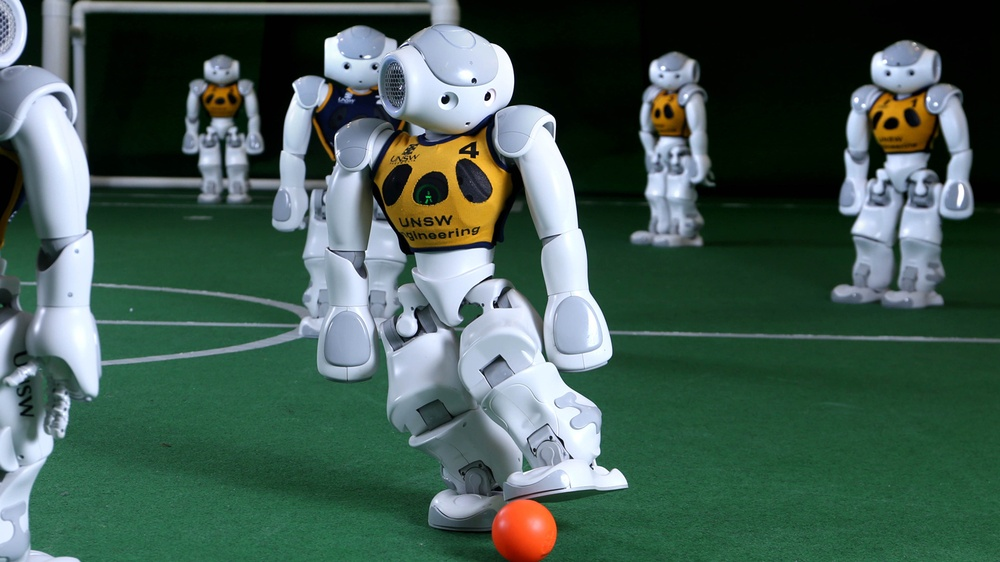
//> input picture Mouse_Callback_and_Color_Segmentation/task5/robocup.jpg, 1000 x 562 px, shrunk from 1387 x 780 before the run
$ ./main robocup.jpg   (built with g++ and OpenCV 4)
//> lines starting //> are read from the running program, lines starting //| are printed output that depends on the picture; after the words box and inside, x2 and y2 are one past the last pixel; in counts of white or black regions, pixels touching at a corner belong together
#include <opencv4/opencv2/imgcodecs.hpp>
#include <opencv4/opencv2/highgui.hpp>
#include <opencv4/opencv2/imgproc.hpp>
#include <cmath>
#include <filesystem>

using namespace cv;

static void Mask_HSV_onMouse(int event, int col, int row, int flags, void* param) {
    Mat& img = *((Mat*)param); //cast and deref the param
    Mat img_HSV;
    Mat mask (img.rows, img.cols, CV_8UC1); // Different from before, now is better since the mask has only white or black pixel (grayscale sufficient)

    cvtColor(img, img_HSV, COLOR_BGR2HSV);
    namedWindow("Robot HSV");
    imshow("Robot HSV", img_HSV); // Values are read as BGR, though

    int kernel_size = 9;
    if (event == EVENT_LBUTTONDOWN) {
        int mean_H = 0;
        int mean_S = 0;
        int mean_V = 0;
        for(int i = -kernel_size/2; i <= kernel_size/2; i++) {
            for(int j = -kernel_size/2; j <= kernel_size/2; j++) {
                if((i+col) >= 0 && (j+row) >= 0 && (i+col) < img_HSV.cols && (j+row) < img_HSV.rows) { // in case the kernel exceeds the image size
                    Vec3b temp = img_HSV.at<Vec3b>(row+j, col+i);
                    mean_H += int(temp[0]);
                    mean_S += int(temp[1]);
                    mean_V += int(temp[2]);
                }
            }
        }

        mean_H /= (kernel_size * kernel_size);
        mean_S /= (kernel_size * kernel_size);
        mean_V /= (kernel_size * kernel_size);

        int T = 55; // Threshold
        for(int i = 0; i < img_HSV.rows; i++) {
            for(int j = 0; j < img_HSV.cols; j++) {
                if (abs((img_HSV.at<Vec3b>(i, j)[0] - mean_H)) <= T &&
                    abs((img_HSV.at<Vec3b>(i, j)[1] - mean_S)) <= T &&
                    abs((img_HSV.at<Vec3b>(i, j)[2] - mean_V)) <= T) {
                    mask.at<uchar>(i,j) = 255;
                }
                else mask.at<uchar>(i,j) = 0;
            }
        }

        namedWindow("Mask");
        imshow("Mask", mask);
        waitKey(0);
    }
}

int main(int argc, char** argv) {
    // Task 5
    std::filesystem::path pathImage = std::filesystem::absolute(argv[1]);
    Mat robocup = imread(pathImage);
//> robocup is the input picture: 562 rows x 1000 cols, CV_8UC3; mean B, G, R 82.7, 92.1, 68
    namedWindow("Robot cup");
    imshow("Robot cup", robocup);
    setMouseCallback("Robot cup", Mask_HSV_onMouse, &robocup);
    waitKey(0);
//> the left mouse button is pressed and released at (500, 281)
//> in Mask_HSV_onMouse, `imshow("Robot HSV", img_HSV);`:
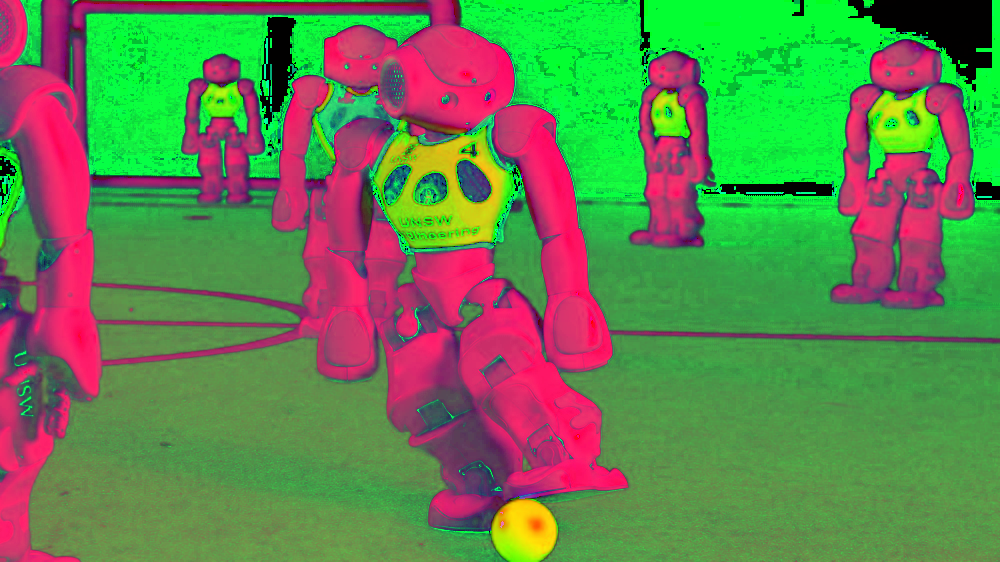
//> window 'Robot HSV': 562 rows x 1000 cols, CV_8UC3; mean B, G, R 77.8, 131.5, 99.3
//> in Mask_HSV_onMouse, `imshow("Mask", mask);`:
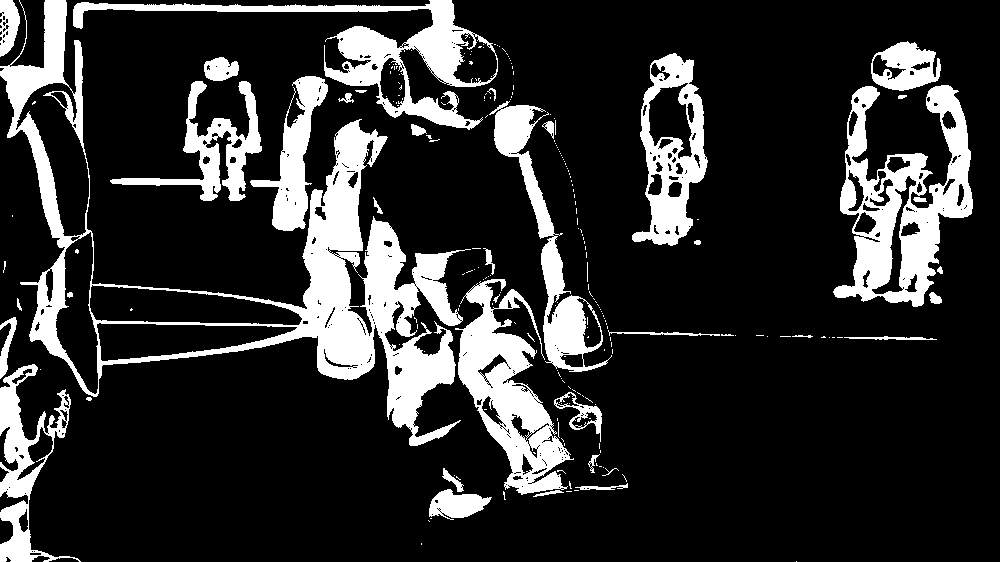
//> window 'Mask': 562 rows x 1000 cols, CV_8UC1; 18.1% white; 218 white regions (178 under 20 px), largest, box (x1, y1, x2, y2) and area: (0, 0, 471, 446) 33484, (833, 85, 973, 307) 13233, (455, 279, 574, 495) 10197

    return 0;
}
